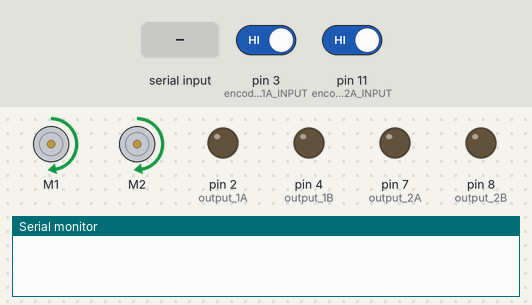
The sketch below on a simulated Arduino Uno, built with avr-gcc and run on an emulated ATmega328P. On the bench: 2 × DC motor (green arrow = forward, orange = backward, longer = faster), output pins drawn as LEDs (lit = HIGH), the last lines printed to the serial monitor. The test bench sets the inputs (shaded band); at power-on: pin 3 (encoder1A_INPUT) HIGH, pin 11 (encoder2A_INPUT) HIGH.

Above: at 3.2 s.
3.3 s: "w" received over Serial
At 3.9 s:
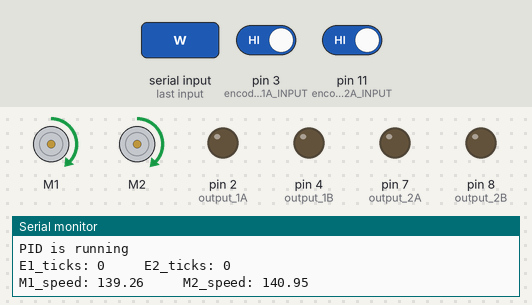
6.3 s: "a" received over Serial
At 7.9 s:
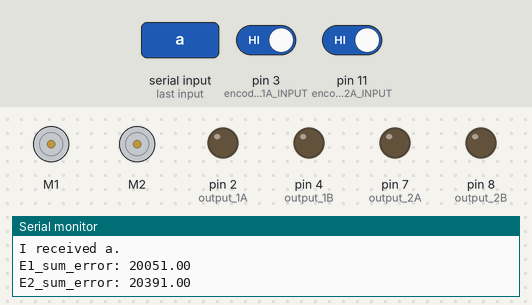
Timing chart, 0 to 9.4 s (numbered marks = the images above; inputs shaded):
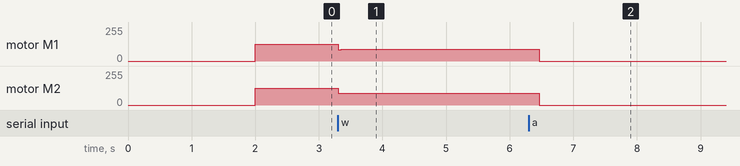

The sketch:

PID_v1.2.ino
```cpp
#include "DualVNH5019MotorShield.h"
#include "SharpIR.h"
#include "EnableInterrupt.h"

DualVNH5019MotorShield md;
SharpIR sensor(SharpIR:: GP2Y0A02YK0F, A0);

//Motor 1
#define encoder1A_INPUT 3
#define encoder1B_INPUT 5
#define output_1A 2
#define output_1B 4
#define enable_M1 6
#define pwm_M1_INPUT 9

//Motor 2
#define encoder2A_INPUT 11
#define encoder2B_INPUT 13
#define output_2A 7
#define output_2B 8
#define enable_M2 12
#define pwm_M2_INPUT 10

/*-----Ticks Variable-----*/
volatile long E1_ticks = 0;
volatile long E2_ticks = 0;

/*-----Check Ticks Variables-----*/
double E1_ticks_moved = 0;
double E2_ticks_moved = 0;
double ticks_to_move = 0;

/*-----Motor Speed Variables-----*/
double M1_speed = 0;
double M2_speed = 0;

/*-----PID Variables-----*/
double M1_setpoint_ticks = 0;
double M2_setpoint_ticks = 0;
double E1_error_ticks = 0;
double E2_error_ticks = 0;
double E1_prev_error = 0;
double E2_prev_error = 0;
double E1_sum_error = 19251; //16919;
double E2_sum_error = 19591; //17198;
double KP = 0.2;
double KD = 0.01;
double KI = 0.005;

bool flag = false;

void setup()
{
  Serial.begin(9600);
  md.init();


  //Motor 1
  digitalWrite(enable_M1, HIGH);

  //digitalWrite(pwm_M1_INPUT, HIGH);
  //pinMode(pwm_M1_INPUT, INPUT);

  pinMode(output_1A, OUTPUT);
  pinMode(output_1B, OUTPUT);

  pinMode(encoder1A_INPUT, INPUT);
  pinMode(encoder1B_INPUT, INPUT);
  pulseIn(encoder1A_INPUT, HIGH);


  //Motor 2
  digitalWrite(enable_M2, HIGH);

  //digitalWrite(pwm_M2_INPUT, HIGH);
  //pinMode(pwm_M2_INPUT, INPUT);

  pinMode(output_2A, OUTPUT);
  pinMode(output_2B, OUTPUT);

  pinMode(encoder2A_INPUT, INPUT);
  pinMode(encoder2B_INPUT, INPUT);
  pulseIn(encoder2A_INPUT, HIGH);

  md.setSpeeds(200, 200);
  enableInterrupt(encoder1A_INPUT, E1_ticks_increment, RISING);
  enableInterrupt(encoder2A_INPUT, E2_ticks_increment, RISING);

}

void loop ()
{

  while(Serial.available())
  {
    char command;
    command = Serial.read();
    if(command == 'w')
    {
      Serial.println("I received w.");
      moveforward();
      flag = true;
    }
    if(command == 'a')
    {
      Serial.println("I received a.");
      Serial.print("E1_sum_error: ");
      Serial.println(E1_sum_error);
      Serial.print("E2_sum_error: ");
      Serial.println(E2_sum_error);
      md.setBrakes(400, 400);
      flag = false;
    }
  }


  if(flag == true){
      PIDController();
      delay(1000);
  }
}

void moveforward()
{
  M1_setpoint_ticks = 200;
  M2_setpoint_ticks = 200;

  //Probably redundant
  ticks_to_move = 1000;
  if(E1_ticks_moved > ticks_to_move || E2_ticks_moved > ticks_to_move)
  {
    Serial.println("Braking");
    md.setBrakes(400, 400);
    delay(100);
  }

  PIDController();
}


/*-----PID-----*/
//https://projects.raspberrypi.org/en/projects/robotPID/5
void PIDController()
{
  Serial.println("PID is running");
  E1_error_ticks = M1_setpoint_ticks - E1_ticks;
  E2_error_ticks = M2_setpoint_ticks - E2_ticks;

  M1_speed = (E1_error_ticks * (KP * 0.95)) + (E1_prev_error * (KD + 0.01)) + (E1_sum_error * KI);
  M2_speed = (E2_error_ticks * KP) + (E2_prev_error * KD) + (E2_sum_error * KI);

  //Just in case
  M1_speed = max(min(250, M1_speed), 0);
  M2_speed = max(min(250, M2_speed), 0);

  md.setSpeeds(M1_speed, M2_speed);

  E1_ticks_moved += E1_ticks;
  E2_ticks_moved += E2_ticks;

  Serial.print("E1_ticks: ");
  Serial.print(E1_ticks);
  Serial.print("     E2_ticks: ");
  Serial.println(E2_ticks);

  Serial.print("M1_speed: ");
  Serial.print(M1_speed);
  Serial.print("     M2_speed: ");
  Serial.println(M2_speed);

  //Reset
  E1_ticks = 0;
  E2_ticks = 0;

  E1_prev_error = E1_error_ticks;
  E2_prev_error = E2_error_ticks;

  E1_sum_error += E1_error_ticks;
  E2_sum_error += E2_error_ticks;
}


void E1_ticks_increment()
{
  E1_ticks ++;
}

void E2_ticks_increment()
{
  E2_ticks ++;
}
```

Measured:
- after the input at 3.3 s, motor M1: forward 127/255 → forward 88/255 at once, → forward 89/255 1.1 s later; motor M2: forward 127/255 → forward 89/255 at once, → forward 90/255 2.1 s later
